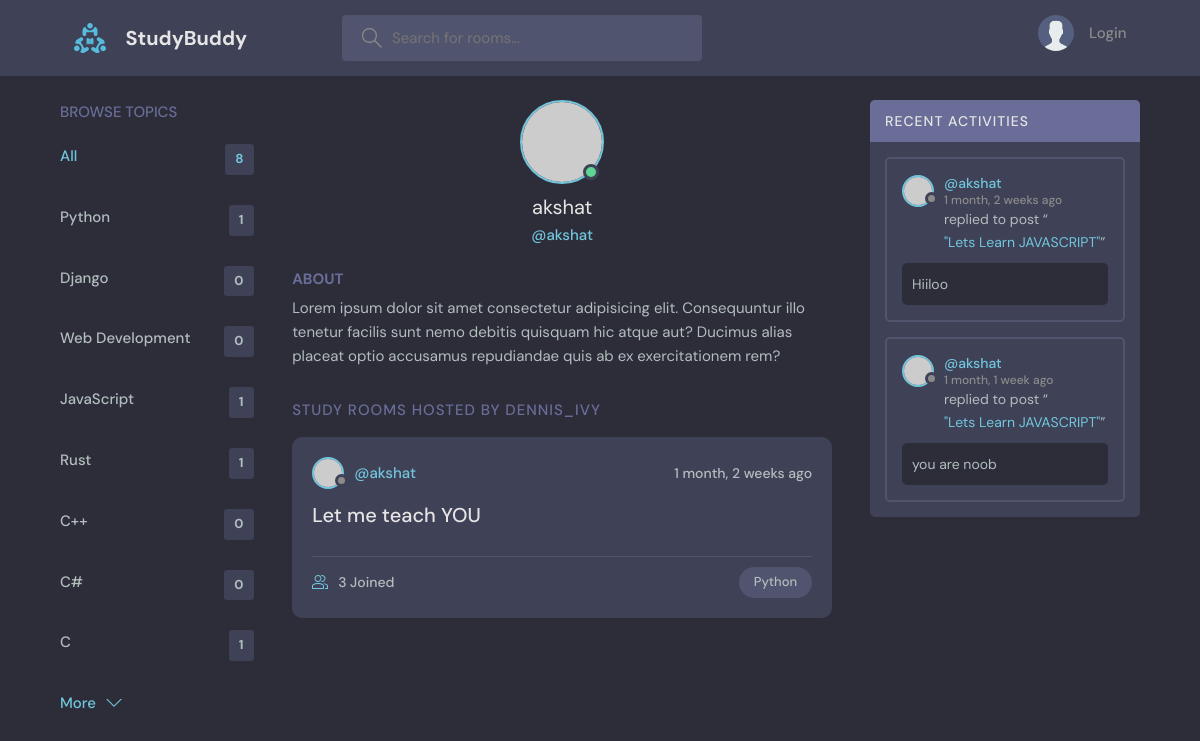
The app's page /profile/2/ with its own data.
### base/models.py (models this page shows, shortened)
class Topic(models.Model):
    name = models.CharField(max_length=200)

class Room(models.Model):
    host = models.ForeignKey(User, on_delete=models.SET_NULL, null=True)
    topic = models.ForeignKey(Topic, on_delete=models.SET_NULL, null=True)
    name = models.CharField(max_length=200)
    description = models.TextField(null=True, blank=True)
    participants = models.ManyToManyField(User, related_name='participants', blank=True)
    updated = models.DateTimeField(auto_now=True)
    created = models.DateTimeField(auto_now_add=True)
    class Meta:
        ordering = ['-updated', '-created']
    def __str__(self):
        return self.name

class Message(models.Model):
    user = models.ForeignKey(User, on_delete=models.CASCADE)
    room = models.ForeignKey(Room, on_delete=models.CASCADE)
    body = models.TextField(null=True, blank=True)
    updated = models.DateTimeField(auto_now=True)
    created = models.DateTimeField(auto_now_add=True)
    class Meta:
        ordering = ['-updated', '-created']
    def __str__(self):
        return self.body[0:50]

### base/views.py (the view)
# urls.py: path('profile/<str:pk>/', views.userprofile, name='user-profile'),
def userprofile(request, pk):
    user = User.objects.get(id=pk)
    rooms = user.room_set.all()
    room_message = user.message_set.all()
    topics = Topic.objects.all()
    context = {'user': user, 'rooms':rooms, 'room_message':room_message, 'topics':topics}
    return render(request, 'base/profile.html', context)

### base/templates/base/profile.html (shortened to what this page needs)
{% extends 'main.html' %}
{% block content %}
  <main class="profile-page layout layout--3">
    <div class="container">
        {% include 'base/topics_component.html' %}
      <div class="roomList">
        <div class="profile">
          <div class="profile__avatar">
            <div class="avatar avatar--large active">
              <img src="https://randomuser.me/api/portraits/men/11.jpg" />
            </div>
          </div>
          <div class="profile__info">
            <h3>{{user.username}}</h3>
            <p>@{{user.username}}</p>
          </div>
          <div class="profile__about">
            <h3>About</h3>
            <p>
              Lorem ipsum dolor sit amet consectetur adipisicing elit. Consequuntur illo tenetur
              facilis sunt nemo debitis quisquam hic atque aut? Ducimus alias placeat optio
              accusamus repudiandae quis ab ex exercitationem rem?
            </p>
          </div>
        </div>
        <div class="roomList__header">
          <div>
            <h2>Study Rooms Hosted by dennis_ivy</a>
            </h2>
          </div>
        </div>
        {% include 'base/feed_component.html' %}
      </div>
        {% include 'base/activity_component.html' %}
    </div>
  </main>
{% endblock content %}

### base/templates/base/topics_component.html
<div class="topics">
    <div class="topics__header">
        <h2>Browse Topics</h2>
    </div>
    <ul class="topics__list">
        <li>
        <a href="{% url 'home' %}" class="active">All <span>{{topics.count}}</span></a>
        </li>
        {% for topic in topics %}
        <li>
        <a href="{% url 'home' %}?q={{topic.name}}">{{topic.name}} <span>{{topic.room_set.all.count}}</span></a>
        </li>
        {% endfor %}
    </ul>
    <a class="btn btn--link" href="topics.html">
        More
        <svg version="1.1" xmlns="http://www.w3.org/2000/svg" width="32" height="32" viewBox="0 0 32 32">
        <title>chevron-down</title>
        <path d="M16 21l-13-13h-3l16 16 16-16h-3l-13 13z"></path>
        </svg>
    </a>
</div>

### base/templates/base/feed_component.html (shortened to what this page needs)
{% for room in rooms %}
<div class="roomListRoom">
  <div class="roomListRoom__header">
    <a href="{% url 'user-profile' room.host.id %}" class="roomListRoom__author">
      <div class="avatar avatar--small">
        <img src="https://randomuser.me/api/portraits/women/11.jpg" />
      </div>
      <span>@{{room.host.username}}</span>
    </a>
    <div class="roomListRoom__actions">
      <span>{{room.created|timesince}} ago</span>
    </div>
  </div>
  <div class="roomListRoom__content">
    <a href="{% url 'room' room.id %}">{{room.name}}</a>
  </div>
  <div class="roomListRoom__meta">
    <a href="{% url 'room' room.id %}" class="roomListRoom__joined">
      {{room.participants.all.count}} Joined
    </a>
    <p class="roomListRoom__topic">{{room.topic.name}}</p>
  </div>
</div>
{% endfor %}

### base/templates/base/activity_component.html (shortened to what this page needs)
<div class="activities">
    <div class="activities__header">
      <h2>Recent Activities</h2>
    </div>
    {% for message in room_message %}
    <div class="activities__box">
      <div class="activities__boxHeader roomListRoom__header">
        <a href="{% url 'user-profile' message.user.id %}" class="roomListRoom__author">
          <div class="avatar avatar--small">
            <img src="https://randomuser.me/api/portraits/women/11.jpg" />
          </div>
          <p>
            @{{message.user}}
            <span>{{message.created|timesince}} ago</span>
          </p>
        </a>
      </div>
      <div class="activities__boxContent">
        <p>replied to post “<a href="{% url 'room' message.room.id %}">"{{message.room}}"</a>”</p>
        <div class="activities__boxRoomContent">
            {{message}}
        </div>
      </div>
    </div>
    {% endfor %}
</div>

### records on screen
Topic: name "Python", room_set.all.count "1"
Topic: name "Django", room_set.all.count "0"
Topic: name "Web Development", room_set.all.count "0"
Topic: name "JavaScript", room_set.all.count "1"
Topic: name "Rust", room_set.all.count "1"
Topic: name "C++", room_set.all.count "0"
Topic: name "C#", room_set.all.count "0"
Topic: name "C", room_set.all.count "1"
Room: host.username "akshat", created "1 month, 2 weeks", name "Let me teach YOU", participants.all.count "3", topic.name "Python"
Message: user "akshat", created "1 month, 2 weeks", room "Lets Learn JAVASCRIPT", body "Hiiloo"
Message: user "akshat", created "1 month, 1 week", room "Lets Learn JAVASCRIPT", body "you are noob"

### other values on screen
{{ topics.count }} "8"
{{ user.username }} "akshat"
